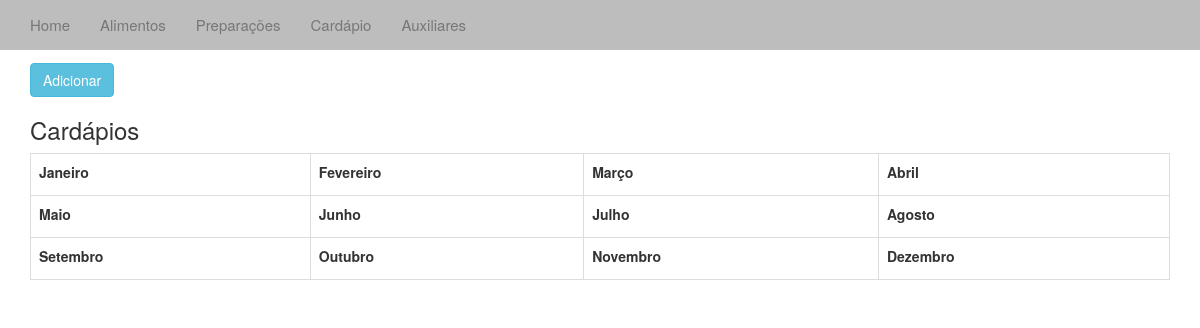
The page /cardapios/ on the database as committed earlier.
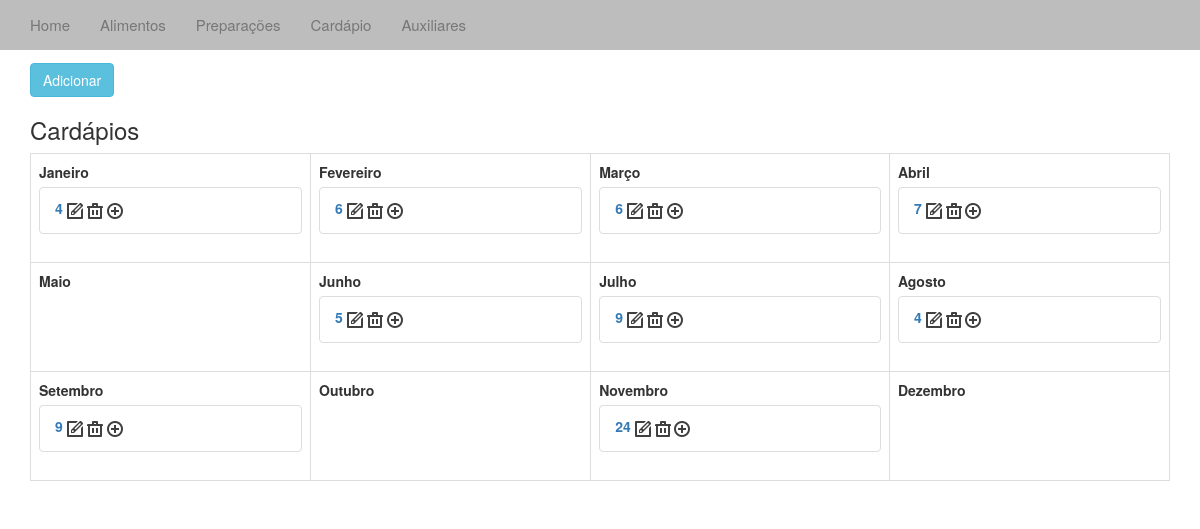
The same page on the database as committed later.
### cardapio/models.py (models this page shows, shortened)
class Dia_Cardapio(models.Model):
	dia = models.IntegerField(max_length=2)
	mes = models.IntegerField(max_length=2)
	ano = models.IntegerField(max_length=2)

### cardapio/views.py (the view)
# urls.py: url(r'^cardapios/', 'cardapio.views.cardapios', name='cardapios'),
def cardapios(request):
	c_list = Dia_Cardapio.objects.all().order_by('dia')
	card = Cardapio_Prep.objects.all()
	mes = []
	for i in range(0,12): mes.append(i+1)
	for j in card:
		regra1(j)
	context = {'c_list':c_list,'mes':mes}
	return render_to_response('cardapios.html', context)

### cardapio/rules.py (called while the page is built)
def regra1(c):
	cardapio = Cardapio_Prep.objects.all()
	lista = []
	for i in cardapio:
		if i.dia.id == c.dia.id:
			lista.append(i)
	for l in lista:
		print l.dia.dia

### templates/cardapios.html (shortened to what this page needs)
{% extends "base.html" %}
{% block body%}
{% load static %}
<div class="container-fluid">
	<div class="container">
			<h2>Auxiliares</h2>
			<a href="/addcardapio/"><button type="button" class="btn btn-info">Adicionar</button></a>
			<h3>Cardápios</h3>
		{% if c_list %}
		<table class="table table-bordered">
		{% for m in mes %}
				<td>
				<label>
					{% if m == 1 %}Janeiro{% elif m == 2 %}Fevereiro{% elif m == 2 %}Fevereiro{% elif m == 3 %}Março
					{% elif m == 4 %}Abril{% elif m == 5 %}Maio{% elif m == 6 %}Junho{% elif m == 7 %}Julho
					{% elif m == 8 %}Agosto{% elif m == 9 %}Setembro{% elif m == 10 %}Outubro{% elif m == 11 %}Novembro
					{% elif m == 12 %}Dezembro{% endif %}
				</label>
				{% for c in c_list %}
				{% if c.mes == m %}
				<ul class="list-group">
				<li class="list-group-item">
					<label><a href="/vercardapio/{{ c.id }}"> {{ c.dia }} </a> </label>
					<a href="/editcardapio/{{ c.id }}"><img src="{% static "img/edit.png" %}" style="display:inline-block" /></a>
					<a href="/deletecardapio/{{ c.id }}"><img src="{% static "img/delete.png" %}" style="display:inline-block" /></a>
					<a href="/prep_cardapio/{{ c.id }}"> <img src="{% static "img/add.png" %}" style="display:inline-block" /></a>
				</li>
				</ul>
				{% endif %}
			{% endfor %}
			</td>
		{% endfor %}
		</table>
		{% endif %}
</div>
{% endblock %}

Rows that differ between the two databases and show on the page:
added Dia_Cardapio: dia "4", mes 1 (drawn)
added Dia_Cardapio: dia "6", mes 2 (drawn)
added Dia_Cardapio: dia "6", mes 3 (drawn)
added Dia_Cardapio: dia "7", mes 4 (drawn)
added Dia_Cardapio: dia "5", mes 6 (drawn)
added Dia_Cardapio: dia "9", mes 7 (drawn)
added Dia_Cardapio: dia "4", mes 8 (drawn)
added Dia_Cardapio: dia "9", mes 9 (drawn)
added Dia_Cardapio: dia "24", mes 11 (drawn)
